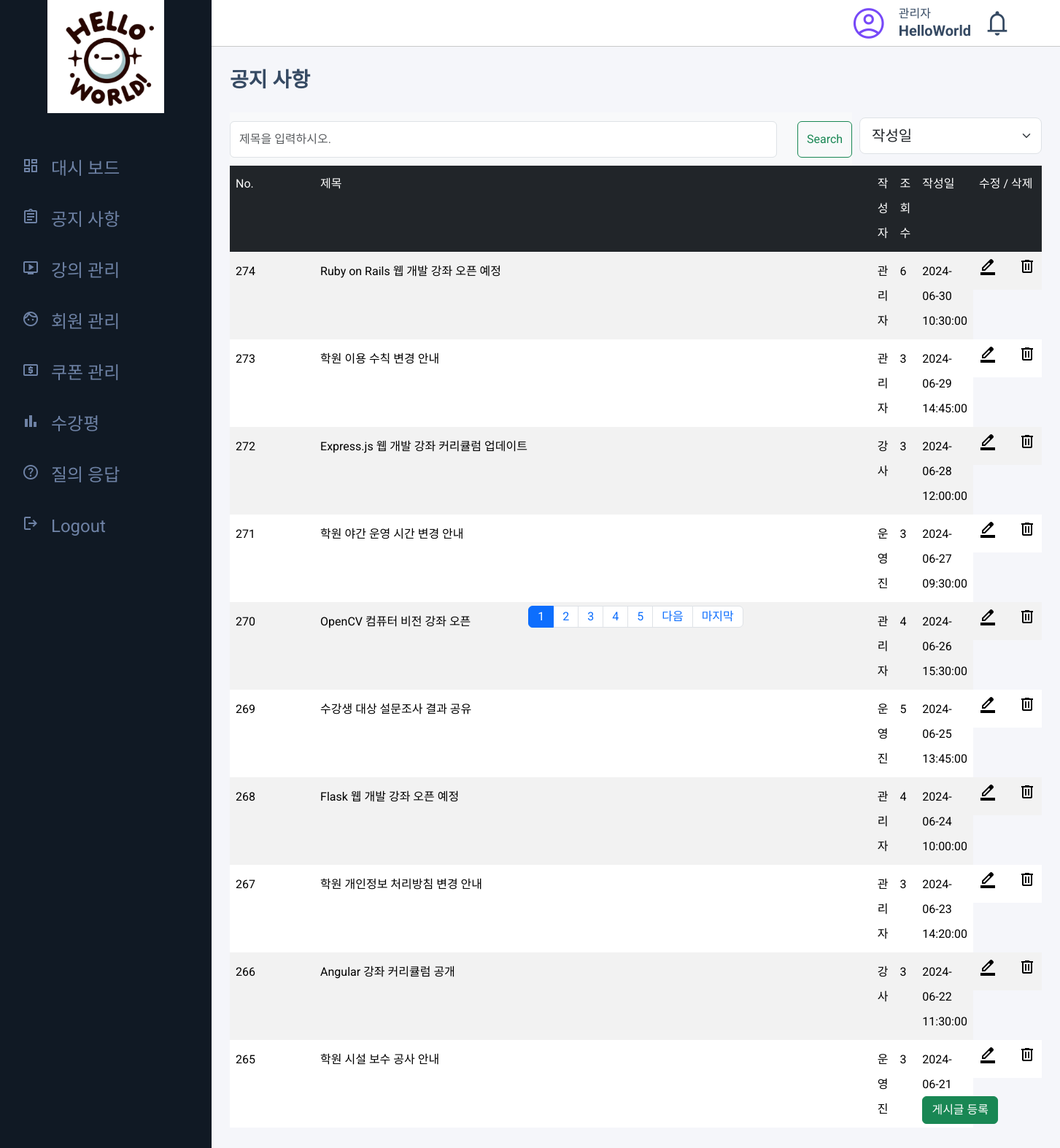
The page /announce/announce.php (signed in) on the database its author committed.
### tables this page shows
CREATE TABLE `notice` (
  `idx` int(11) NOT NULL,
  `title` varchar(30) NOT NULL,
  `name` varchar(100) NOT NULL,
  `view` varchar(1000) DEFAULT NULL,
  `content` varchar(100) NOT NULL,
  `file` varchar(100) NOT NULL,
  `regdate` datetime DEFAULT NULL,
  `image` varchar(255) NOT NULL
);

### admin/inc/pagination.php (called while the page is built, shortened)
<?php
$pageNumber = $_GET['pageNumber'] ?? 1;
$pageCount = $_GET['pageCount'] ?? 10;
$startLimit = ($pageNumber -1)*$pageCount;
$endLimit = $pageCount ;

### announce/announce.php (the view, shortened to what this page needs)
<?php
include_once $_SERVER['DOCUMENT_ROOT'] . '/helloworld/inc/dbcon.php';
include_once $_SERVER['DOCUMENT_ROOT'] . '/helloworld/admin/inc/pagination.php';
$sql = "SELECT * FROM notice WHERE 1=1";
$keyword = isset($_GET['keyword']) ? $_GET['keyword'] : '';
$order_by = " ORDER BY idx DESC";
$sql .= $order_by;
$result_count = $mysqli->query($sql);
$totalcount = $result_count->num_rows;
$sql .= " LIMIT $startLimit, $endLimit";
$result = $mysqli->query($sql);
?>
<!DOCTYPE html>
<html lang="en">
  <head>
    <link
      rel="stylesheet"
      href="https://cdnjs.cloudflare.com/ajax/libs/normalize/8.0.1/normalize.min.css"
    />
    <link
      rel="stylesheet"
      href="https://cdnjs.cloudflare.com/ajax/libs/bootstrap/5.3.1/css/bootstrap.min.css"
    />
    <link
      rel="stylesheet"
      href="https://cdn.jsdelivr.net/npm/@tabler/icons-webfont@latest/tabler-icons.min.css"
    />
    <link
      rel="stylesheet"
      href="https://cdnjs.cloudflare.com/ajax/libs/jqueryui/1.13.2/themes/black-tie/jquery-ui.min.css"
    />
    <link rel="stylesheet" href="/helloworld/css/common.css" />
    <link rel="stylesheet" href="/helloworld/css/index.css" />
  </head>
  <body>
  <?php
    include_once $_SERVER['DOCUMENT_ROOT'] . '/helloworld/inc/header.php';
    ?>
            <h2>공지 사항</h2>
            <div class="bar-top d-flex">
              <nav class="navbar navbar-light bg-light">
                <div class="container-fluid">
                <form class="block-top d-flex" method="GET">
                  <input class="form-control me-2" type="text" name="keyword" placeholder="제목을 입력하시오." aria-label="Search" value="<?= $keyword ?>">
                  <button class="btn btn-outline-success" type="submit">Search</button>
                </form>
                </div>
              </nav>
              <select class="form-select form-select-lg mb-3" aria-label="Large select example" onchange="applyFilter('date', this.value)">
                <option value="">작성일</option>
            </select>
            </div>
            <table class="table table-hover table-striped">
              <thead class="table-dark">
                <tr>
                  <th scope="col">No.</th>
                  <th scope="col">제목</th>
                  <th scope="col">작성자</th>
                  <th scope="col">조회수</th>
                  <th scope="col">작성일</th>
                  <th scope="col">수정 / 삭제</th>
                </tr>
              </thead>
              <tbody>
              <?php
              while($row = $result->fetch_assoc()) {
                  $title=$row["title"];
              ?>
                <tr>
                  <th scope="row" class="no_th"><?= $row['idx'];?></th>
                  <td class="title_td"><a href="announce_detail.php?id=<?= $row['idx']; ?>"><?= $title; ?></a></td>
                  <td><?= $row['name'];?></td>
                  <td><?= $row['view'];?></td>
                  <td><?= $row['regdate'];?></td>
                  <td class="edit d-flex">
                  <a href="announce_modify.php?id=<?= $row['idx']; ?>" onclick="return confirm('정말 수정하시겠습니까?');">
                        <span class="material-symbols-outlined">
                        </span>
                    </a>
                    <a href="announce_delete.php?id=<?= $row['idx']; ?>" onclick="return confirm('정말 삭제하시겠습니까?');">
                        <span class="material-symbols-outlined">
                        </span>
                    </a>
                  </td>
                </tr>
              <?php
                  }
                ?>
              </tbody>
            </table>
          </div>
          <div class="d-flex justify-content-center">
              <ul class="pagination">
                <?php
                $block_ct = 5;
                $total_page = ceil($totalcount / $pageCount);
                $block_num = ceil($pageNumber / $block_ct);
                $block_start = (($block_num - 1) * $block_ct) + 1;
                $block_end = $block_start + $block_ct - 1;
                for ($i = $block_start; $i <= $block_end; $i++) {
                  if ($i == $pageNumber) {
                    echo "<li class=\"page-item active\"><a href=\"announce.php?pageNumber=$i&keyword=$keyword\" class=\"page-link\">$i</a></li>";
                  } else {
                    echo "<li class=\"page-item\"><a href=\"announce.php?pageNumber=$i&keyword=$keyword\" class=\"page-link\">$i</a></li>";
                  }
                }
                if ($pageNumber < $total_page) {
                  if ($block_end < $total_page) {
                    $next = $block_num * $block_ct + 1;
                    echo "<li class=\"page-item\"><a href=\"announce.php?pageNumber=$next&keyword=$keyword\" class=\"page-link\">다음</a></li>";
                  }
                  echo "<li class=\"page-item\"><a href=\"announce.php?pageNumber=$total_page&keyword=$keyword\" class=\"page-link\">마지막</a></li>";
                }
                ?>
              </ul>
            </div>
            <div class="c_button">
                <button class="btn_complete btn btn-success"><a href="/helloworld/announce/announce_write.php">게시글 등록</a></button>
              </div>
          <?php
include_once $_SERVER['DOCUMENT_ROOT'] . '/helloworld/inc/footer.php';
?>
  </body>
</html>

### css/common.css (style rules this page uses)
:root { --f-H2: 28px; --f-H1: 32px; --f-H3: 24px; --f-H4: 20px; --f-H5: 18px; --f-H6: 14px; --f-p: 16px; --c-background: #fff; --c-main: #f5f5f5; --c-sub: #11359a; --c-font: #364a63; --c-lightgray: #8094ae; --c-yellow: #f4bd0e; --c-lightblue: #09c2de; --c-lightgreen: #1ee0ac; --c-lightred: #e85347; --c-blue: #465fff; --c-button: #7749f8; --c-button-hover: #5227cc; --c-menu-font: #6e82a5; --c-menu-font-hover: #7f8dff; --c-menu-BG: #101924; --c-active-button: #798bff; --c-Nonactive-button: #6c757d; --c-complete-button: #28a745; --c-complete-button-hover: #079828; --c-cancle-button: #dc3545; --c-active-check-button: #499eed; --c-Nonactive-check-button: #8a8686; --c-contentBG: #f5f6fa; --c-space_updown: 30px; }
tr { line-height: 50px; }
h2 { font-size: var(--f-H2); font-weight: bold; margin-bottom: 30px; }
body { font-family: 'Roboto', sans-serif; color: var(--c-font); }

### css/index.css (style rules this page uses)
ul { list-style-type: disc; }
.form-select { width: 500px; height: 60px; }

### announce/announce.php (style rules this page uses)
tr { line-height: 34px; }
.edit { gap: 30px; align-items: center; }
.block-top { gap: 20px; }
.container-fluid { padding: 0; }
.form-control { width: 750px; height: 50px; }
.form-select-lg { width: 250px; height: 50px; margin-top: 7px; }
.bar-top { justify-content: space-between; width: 100%; }
.pagination { position: absolute; top: 830px; justify-content: center; }
.c_button { position: absolute; right: 85px; bottom: 85px; }
.title_td { width: 800px; }
.no_th { width: 120px; }

### rows shown on the page
notice: idx "274", title "Ruby on Rails 웹 개발 강좌 오픈 예정", name "관리자", view "6", regdate "2024-06-30 10:30:00"
notice: idx "273", title "학원 이용 수칙 변경 안내", name "관리자", view "3", regdate "2024-06-29 14:45:00"
notice: idx "272", title "Express.js 웹 개발 강좌 커리큘럼 업데이트", name "강사", view "3", regdate "2024-06-28 12:00:00"
notice: idx "271", title "학원 야간 운영 시간 변경 안내", name "운영진", view "3", regdate "2024-06-27 09:30:00"
notice: idx "270", title "OpenCV 컴퓨터 비전 강좌 오픈", name "관리자", view "4", regdate "2024-06-26 15:30:00"
notice: idx "269", title "수강생 대상 설문조사 결과 공유", name "운영진", view "5", regdate "2024-06-25 13:45:00"
notice: idx "268", title "Flask 웹 개발 강좌 오픈 예정", name "관리자", view "4", regdate "2024-06-24 10:00:00"
notice: idx "267", title "학원 개인정보 처리방침 변경 안내", name "관리자", view "3", regdate "2024-06-23 14:20:00"
notice: idx "266", title "Angular 강좌 커리큘럼 공개", name "강사", view "3", regdate "2024-06-22 11:30:00"
notice: idx "265", title "학원 시설 보수 공사 안내", name "운영진", view "3", regdate "2024-06-21…"

### other values the page prints
$_SESSION['AUNAME'] "HelloWorld"
